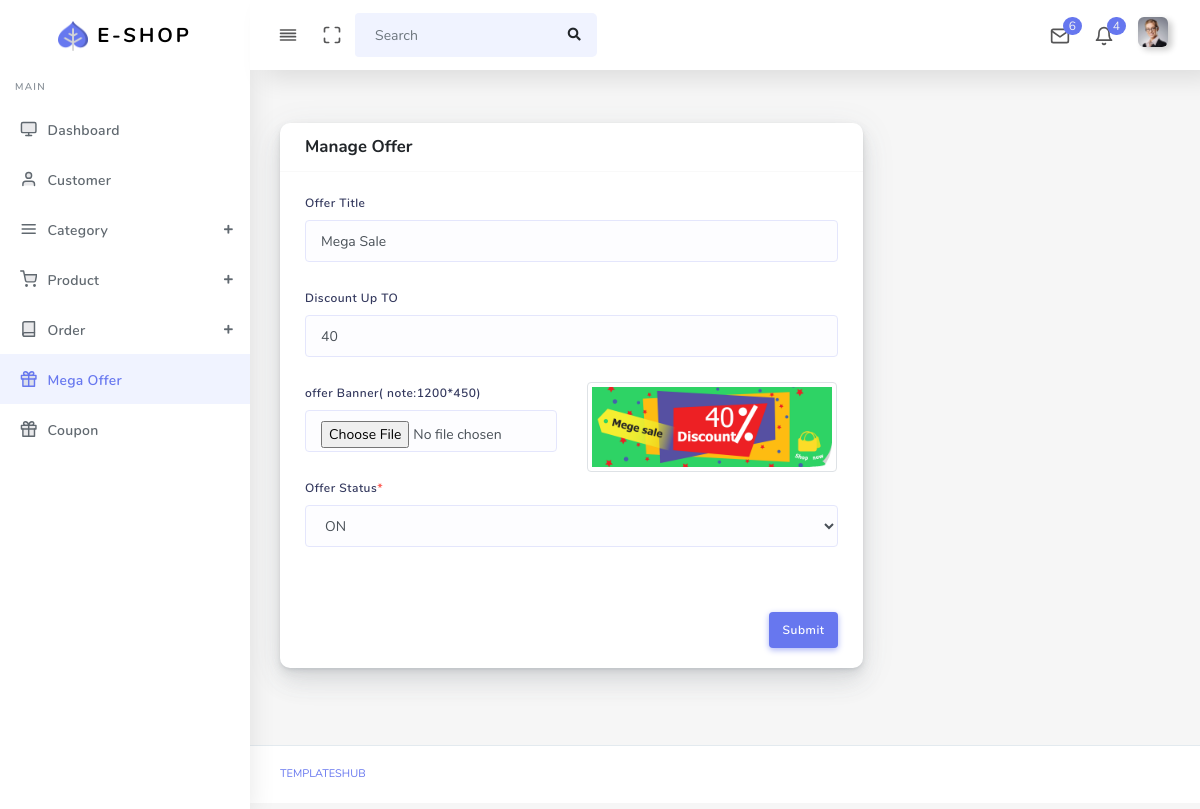
The app's page /admin/add_offer.php with its own data.
### tables this page shows
CREATE TABLE `offer` (
  `offer_id` int(11) NOT NULL,
  `offer_title` varchar(50) NOT NULL,
  `offer_discount` varchar(15) NOT NULL,
  `banner` varchar(60) NOT NULL,
  `status` int(5) NOT NULL,
  `offer_created` timestamp NOT NULL DEFAULT CURRENT_TIMESTAMP
);

### Main.php (called while the page is built, shortened)
<?php
    class Main{
        protected $host = 'localhost';
        protected $user = 'root';
        protected $pass = '';
        protected $db = 'e-shop';
        protected $con;
        public function __construct()
        {
            if(!isset($this->con)){
                $this->con = new mysqli($this->host,$this->user,$this->pass,$this->db);
            }
            return $this->con;
        }
        public function offer_show(){
            $this->sql = "SELECT * FROM `offer` WHERE offer_id = 1";
            $this->result = $this->con->query($this->sql);
            if($this->result){
                return $this->result;
            }else{
                return false;
            }
        }
    }
?>

### admin/add_offer.php (the view, shortened to what this page needs)
<?php
  include('header.php');
  $data = $obj->offer_show();
  if($data->num_rows>0){
    while($row = $data->fetch_object()){
      $title = $row->offer_title;
      $dis = $row->offer_discount;
      $img = $row->banner;
      $status = $row->status;
    }
  }
?>
    <div class="main-content">
        <section class="section">
          <div class="section-body">
            <div class="row">
              <div class="col-12 col-md-8 col-lg-8">
                <div class="card">
                  <form action="offer_update.php" method="post" enctype="multipart/form-data">
                    <div class="card-header">
                      <h4>Manage Offer</h4>
                    </div>
                    <div class="card-body">
                      <div class="form-group">
                        <label>Offer Title</label>
                        <input type="text" name="title" value="<?php if(isset($title)){echo $title;}?>" class="form-control" required="" placeholder="Ex : Mega Sale">
                      </div>
                      <div class="form-group">
                        <label>Discount Up TO</label>
                        <input type="text" name="discount" value="<?php if(isset($dis)){echo $dis;}?>" class="form-control" required="" placeholder="Ex : 40">
                      </div>
                      <div class="row">
                        <div class="col-md-6">
                          <div class="form-group">
                          <label>offer Banner(<span> note:1200*450<span>)</label>
                          <input type="File" name="file" class="form-control">
                         </div>
                        </div>
                        <div class="col-md-6" id="test">
                            <img class="img-fluid img-thumbnail" width="250px" height="250px" src="<?php if(isset($img)){echo '../uploads/'.$img;}?>" alt="">
                        </div>
                      </div>
                      <div class="form-group">
                        <label>Offer Status<span class='text-danger'>*</span></label>
                        <select name="status" required="" class="form-control" id="">
                          <option <?php if($status == 1){echo "selected";}?> value="1">ON</option>
                        </select>
                      </div>
                    </div>
                    <div class="card-footer text-right">
                      <button type="submit" name="submit" class="btn btn-primary">Submit</button>
                    </div>
                  </form>
                </div>
              </div>
            </div>
          </div>
        </section>
    </div>
   <?php
    include('footer.php');
  ?>

### records on screen
offer: title "Mega Sale", discount "40", banner (picture), status "ON"

### other values on screen
$count "4"
